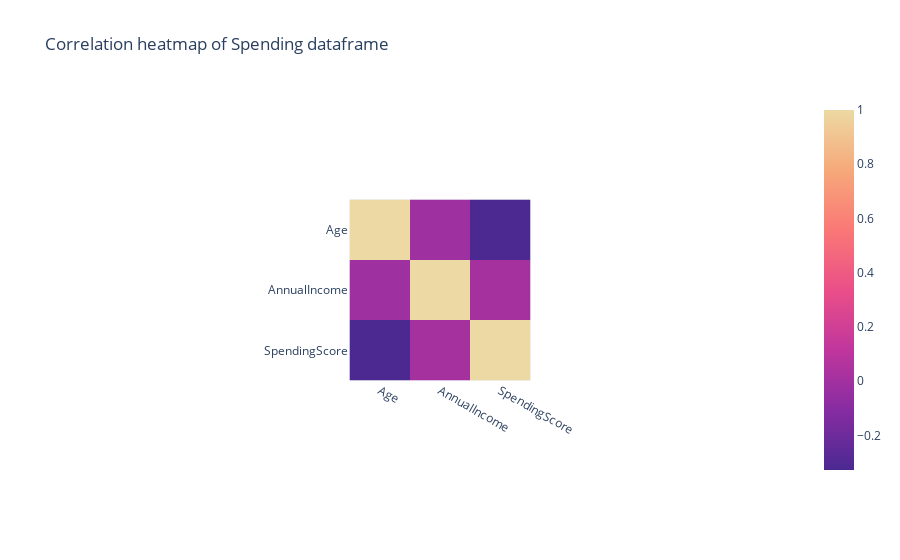

Notebook source saved alongside this figure:
### Code cell
px.imshow(spending.corr(), color_continuous_scale='Agsunset', title="Correlation heatmap of Spending dataframe")

### Figure 1 — Plotly figure (JSON) as saved in the notebook; plotly's stock layout.template omitted (floating-point values rounded to 4 significant figures)
{"data": [{"coloraxis": "coloraxis", "hovertemplate": "x: %{x}<br>y: %{y}<br>color: %{z}<extra></extra>", "name": "0", "type": "heatmap", "x": ["Age", "AnnualIncome", "SpendingScore"], "xaxis": "x", "y": ["Age", "AnnualIncome", "SpendingScore"], "yaxis": "y", "z": [[1, -0.0124, -0.3272], [-0.0124, 1, 0.009903], [-0.3272, 0.009903, 1]]}], "layout": {"autosize": true, "coloraxis": {"colorscale": [[0, "rgb(75, 41, 145)"], [0.1667, "rgb(135, 44, 162)"], [0.3333, "rgb(192, 54, 157)"], [0.5, "rgb(234, 79, 136)"], [0.6667, "rgb(250, 120, 118)"], [0.8333, "rgb(246, 169, 122)"], [1, "rgb(237, 217, 163)"]]}, "title": {"text": "Correlation heatmap of Spending dataframe"}, "xaxis": {"anchor": "y", "autorange": true, "constrain": "domain", "domain": [0.3743, 0.6257], "range": [-0.5, 2.5], "scaleanchor": "y", "type": "category"}, "yaxis": {"anchor": "x", "autorange": true, "constrain": "domain", "domain": [0, 1], "range": [2.5, -0.5], "type": "category"}}}
